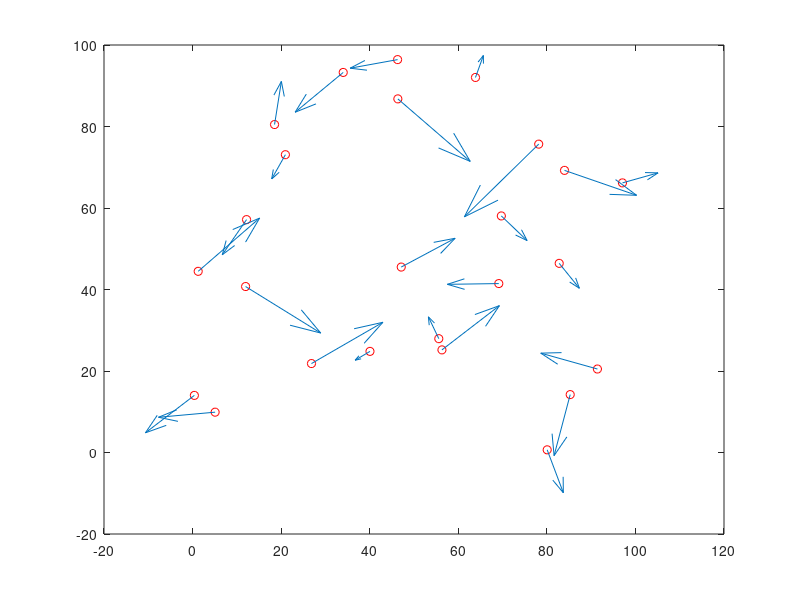

Here is the MATLAB script that generated this plot: (Note: this script raises an error after producing the figure.)
clear; clc;

% CONDICIONES INICIALES
N = 25;
Vpos = 100*rand(N,2)-1;         % PARA QUE APAREZCA ENTRE -1 Y 1 TANTO 
Vvel = rand(N,2)-0.5;         % LA VELOCIDAD COMO LA POSICIÓN 

% alpha = 0.7;
% beta = 0.005;
% CR = 5000;
% lR = 2;
% CA = 2000;
% lA = 100;

%alpha1 = 0.07;
%beta1 = 0.05;
%CR1 = 50;
%lR1 = 2;
%CA1 = 20;
%lA1 = 100;

alpha1 = 0.07;
beta1 = 0.005;
CR1 = 5000;
lR1 = 1;
CA1 = 2000;
lA1 = 20;

mu = 1;
lambda = 0.01;

CR = CR1*mu*mu/(lambda*lambda);
lR = lR1*mu;
CA = CA1*mu*mu/(lambda*lambda);
lA = lA1*mu;
beta = beta1*lambda/(mu*mu);
alpha = alpha1/lambda;


% VECTOR DE PROCESO
tiempo = 100;
t1 = 0;
t2 = 0.1;
h = 0.1;

% PLOTEAMOS EL INICIO
plot(Vpos(:,1),Vpos(:,2),'ro')    
%title('INICIO');
%xlabel({'Robots: ' + string(N), ...
%        ' alpha: ' + string(alpha1) + '  ||  beta: ' + string(beta1),...
%        'CR: ' + string(CR1) + '  ||  lR: ' + string(lR1),...
%        'CA: ' + string(CA1) + '  ||  lA: ' + string(lA1)})
hold on
quiver(Vpos(:,1),Vpos(:,2),Vvel(:,1),Vvel(:,2))
hold off
saveas(gcf,'INICIO_COMPORTAMIENTO_BERTOZZI_LIMITE.png')
pause(0.5)

% PLOTEAMOS LAS VARIACIONES
%sol = ode45(@(t,y)Bertozziode45(y,alpha,beta,CR,CA,lR,lA,N), [0 tiempo], [Vpos(:);Vvel(:)])

% PLOTEAMOS LAS VARIACIONES
for i = 0:(tiempo) %Tiene que ser entero
    sol = ode45(@(t,y)Bertozziode45(y,alpha,beta,CR,CA,lR,lA,N), [t1 t2], [Vpos(:) Vvel(:)]);
    for j = 1:sol.stats.nsteps
        c = sol.y(:,j);
        VposX = c(1:N);
        VposY = c(N + 1 : 2*N);
        VvelX = c(2*N + 1 : 3*N);
        VvelY = c(3*N + 1 : end);
        
%         plot(VposX(:),VposY(:),'ro')         % PLOTEAMOS EL CAMBIO REALIZADO
%         title('Tiempo: ' + string(i*h));
%         xlabel({'Robots: ' + string(N), ...
%             ' alpha: ' + string(alpha1) + '  ||  beta: ' + string(beta1),...
%             'CR: ' + string(CR1) + '  ||  lR: ' + string(lR1),...
%             'CA: ' + string(CA1) + '  ||  lA: ' + string(lA1)})
%         hold on
%         quiver(VposX(:),VposY(:),VvelX(:),VvelY(:))
%         hold off
%         pause(0.001)
    end
    Vpos = [VposX,  VposY];
    Vvel = [VvelX,  VvelY];
    t1 = t2;
    t2 = t2 + h;
end
%  PLOTEAMOS EL FINAL
plot(VposX(:),VposY(:),'ro')             
%title('FINAL');
%xlabel({'Robots: ' + string(N), ...
%        ' alpha: ' + string(alpha1) + '  ||  beta: ' + string(beta1),...
%        'CR: ' + string(CR1) + '  ||  lR: ' + string(lR1),...
%        'CA: ' + string(CA1) + '  ||  lA: ' + string(lA1)})
hold on
quiver(VposX(:),VposY(:),VvelX(:),VvelY(:))
hold off
saveas(gcf,'FINAL_COMPORTAMIENTO_BERTOZZI_LIMITE.png')
